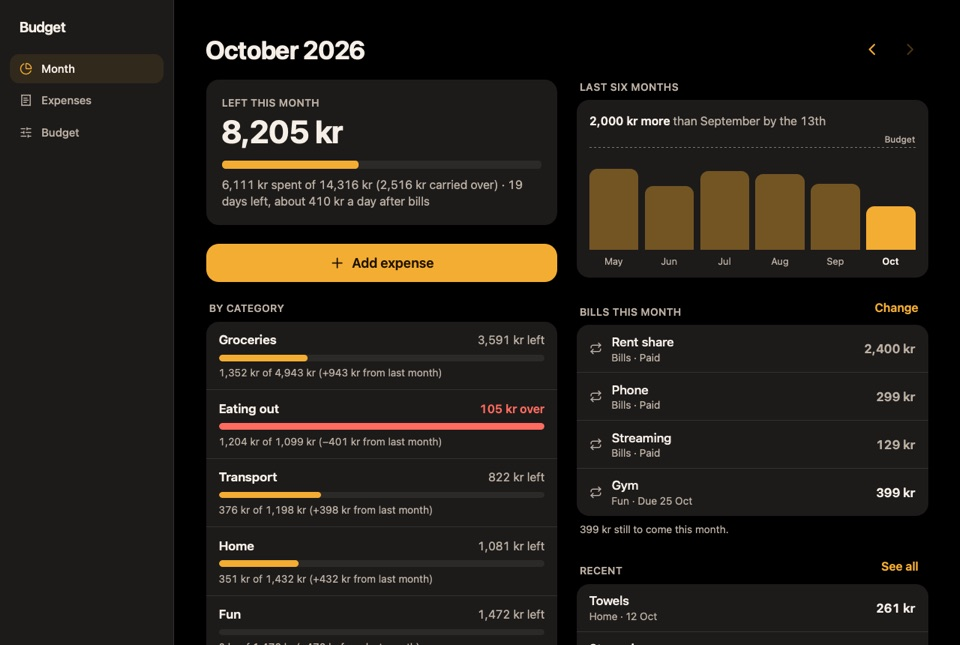
#> input picture Pane/Resources/Templates/template-app-budget-log-dark.jpg, 960 x 645 px
$ python recolor-desk.py ../Pane/Resources/Templates/template-app-budget-log-dark.jpg ../Pane/Resources/Templates/template-app-budget-log-light.jpg
#> lines starting #> are read from the running program, lines starting #| are printed output that depends on the picture; after the words box and inside, x2 and y2 are one past the last pixel; in counts of white or black regions, pixels touching at a corner belong together
#!/usr/bin/env python3
# The home page study's desk (web/public/home-d/desk.webp): the paper-cut desk from the email art
# (amber-emails-art/out/share-a.png) with its orange table and floor turned warm cream, so the headline leads.
# uv run --with pillow --with numpy scripts/recolor-desk.py <share-a.png> <out.png>, then cwebp -q 82.
import sys, numpy as np
from PIL import Image, ImageFilter
src, out = sys.argv[1], sys.argv[2]
im = np.asarray(Image.open(src).convert("RGB")).astype(np.float32)
r, g, b = im[..., 0], im[..., 1], im[..., 2]
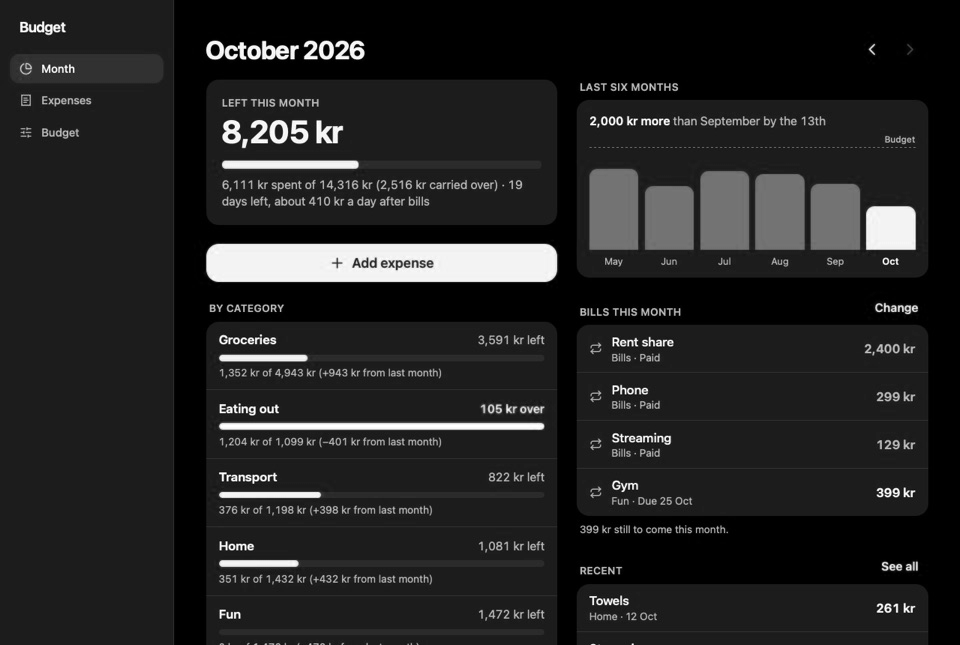
#> r: shape (645, 960) float32; min 0, max 255, mean 34.7
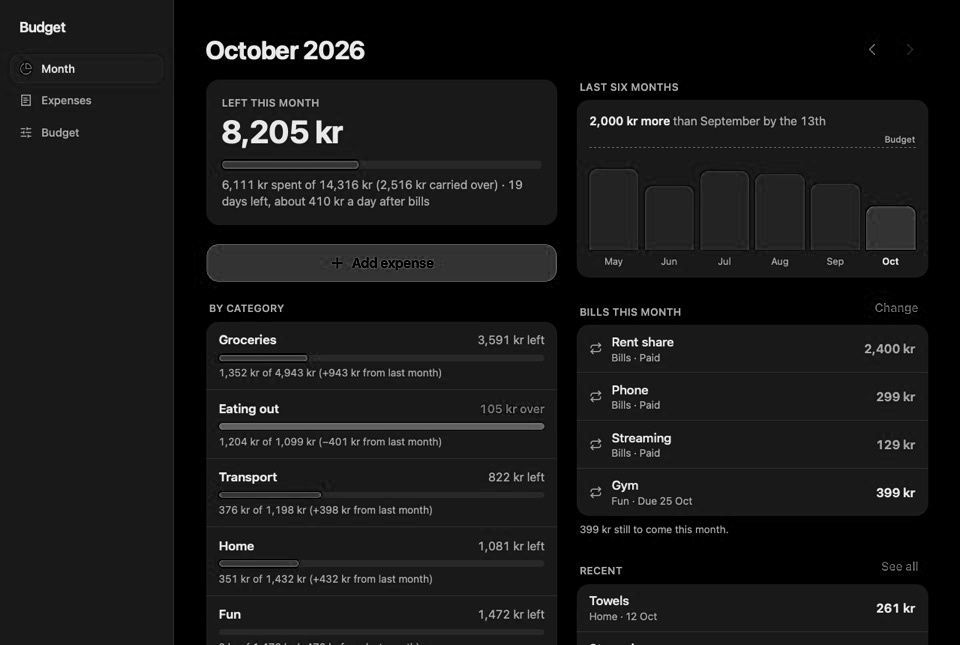
#> b: shape (645, 960) float32; min 0, max 253, mean 23.7
# The ground: strongly orange-red (r high, g mid, b low) and saturated.
mx = im.max(-1); mn = im.min(-1); sat = (mx - mn) / np.maximum(mx, 1)
#> after `sat = (mx - mn) / np.maximum(mx, 1)`:
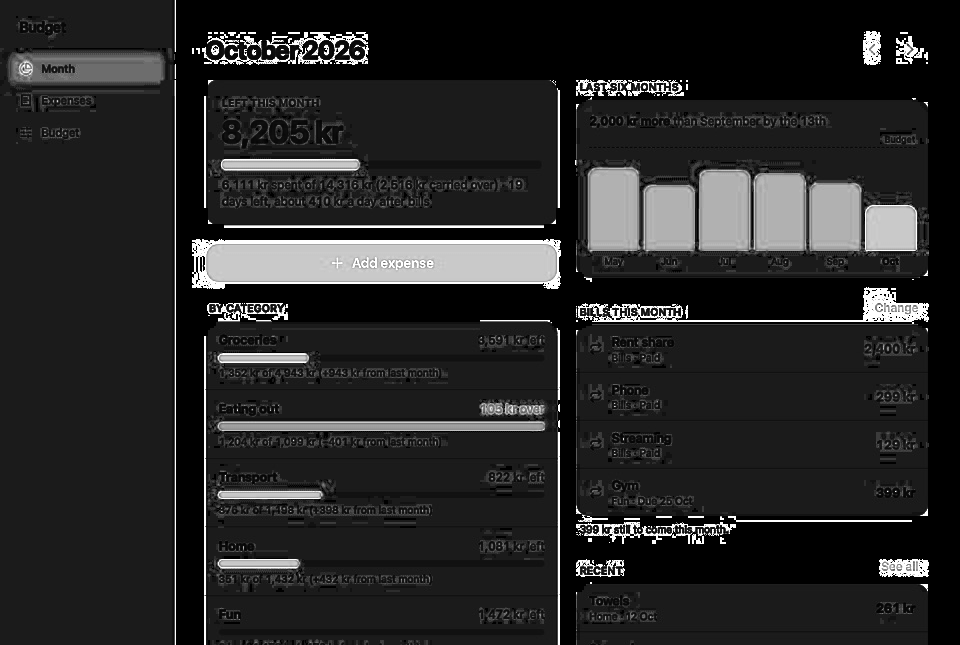
#> sat: shape (645, 960) float32; min 0, max 1, mean 0.152
gr = g / np.maximum(r, 1); br = b / np.maximum(r, 1)
hue_ok = (gr > 0.28) & (gr < 0.5) & (br < 0.4) & (r > 125)
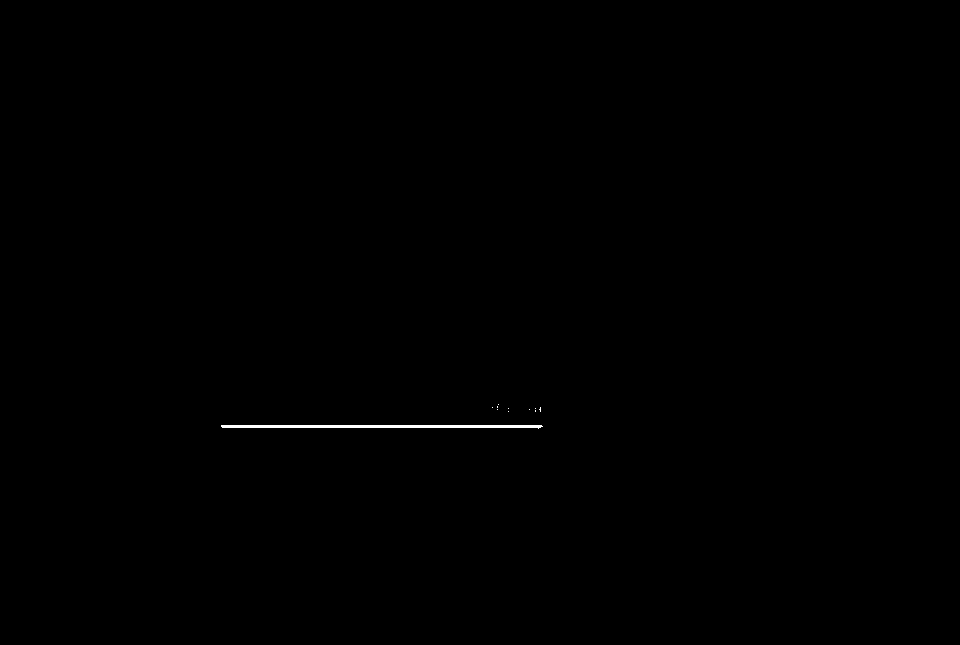
#> hue_ok: shape (645, 960) bool; 0.16% white; 11 white regions (10 under 20 px), largest, box (x1, y1, x2, y2) and area: (221, 425, 543, 429) 963
mask = (hue_ok & (sat > 0.4)).astype(np.float32)
# Close the mask: the ground's paper grain has lighter flecks the colour test misses.
closed = Image.fromarray((mask * 255).astype(np.uint8)).filter(ImageFilter.MaxFilter(7)).filter(ImageFilter.MinFilter(7))
#> closed: PIL image 960x645 L; 0.16% white; 5 white regions (3 under 20 px), largest, box (x1, y1, x2, y2) and area: (221, 425, 543, 429) 963, (529, 407, 541, 412) 31
m = np.asarray(closed.filter(ImageFilter.GaussianBlur(1.5))).astype(np.float32) / 255
lum = 0.299 * r + 0.587 * g + 0.114 * b
ref = np.median(lum[mask > 0.5])
#> ref = 149.3
shade = np.clip(lum / ref, 0.6, 1.2)[..., None]   # the table edge's shadow and the paper grain
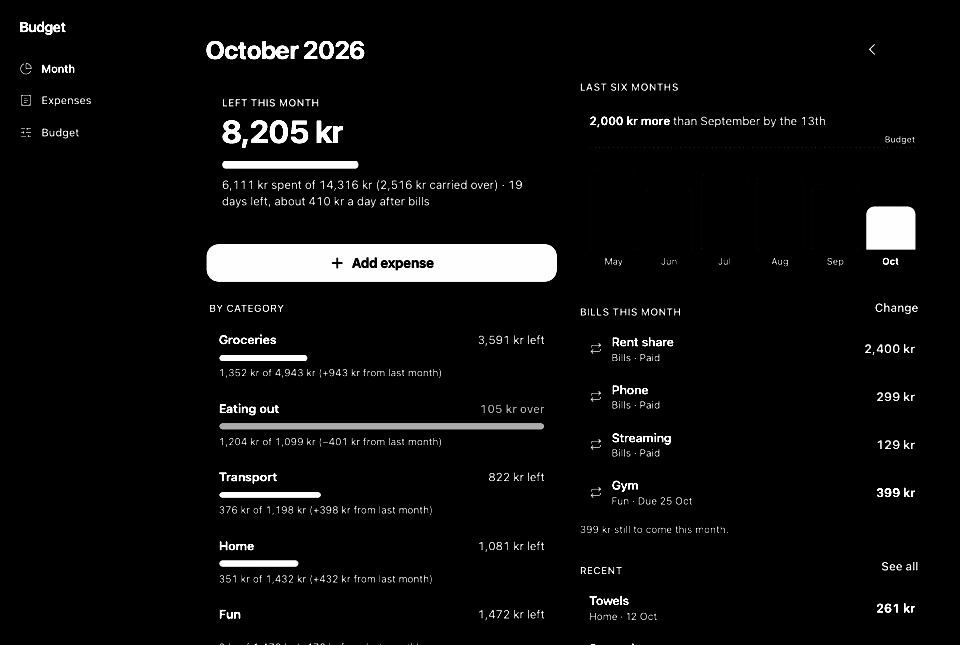
#> shade: shape (645, 960, 1) float32; min 0.6, max 1.2, mean 0.629; drawn with min black and max white
table = np.array([247, 226, 199], np.float32)    # warm cream, a step deeper than the page (#fff4e6)
new = np.clip(table * (0.55 + 0.45 * shade), 0, 255)
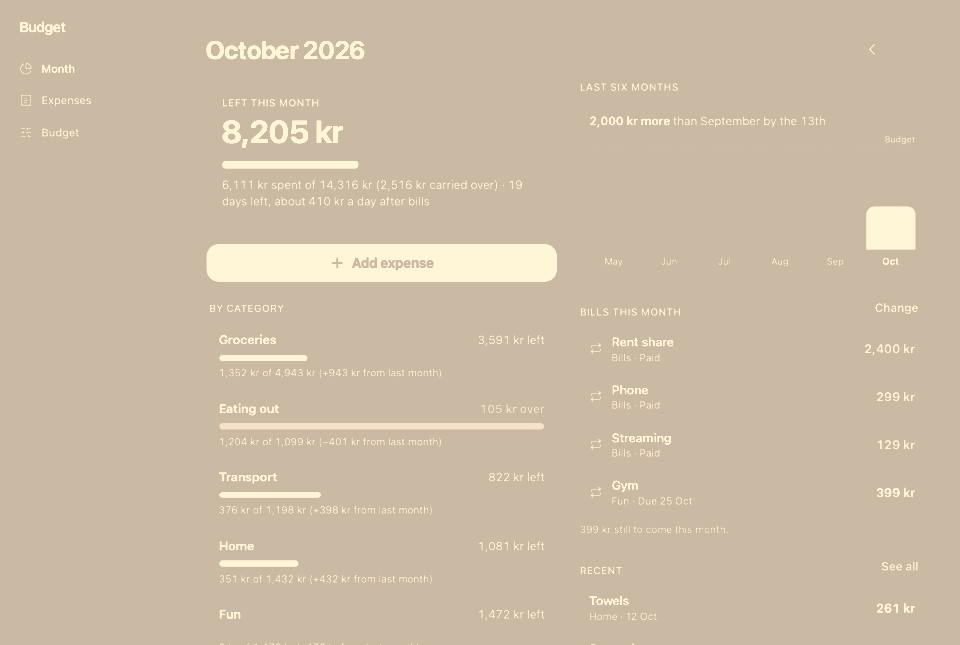
#> new: shape (645, 960, 3) float32; mean of channels 0, 1, 2 204.4, 187.5, 165; drawn as R, G, B
res = im * (1 - m[..., None]) + new * m[..., None]
Image.fromarray(res.astype(np.uint8)).save(out)
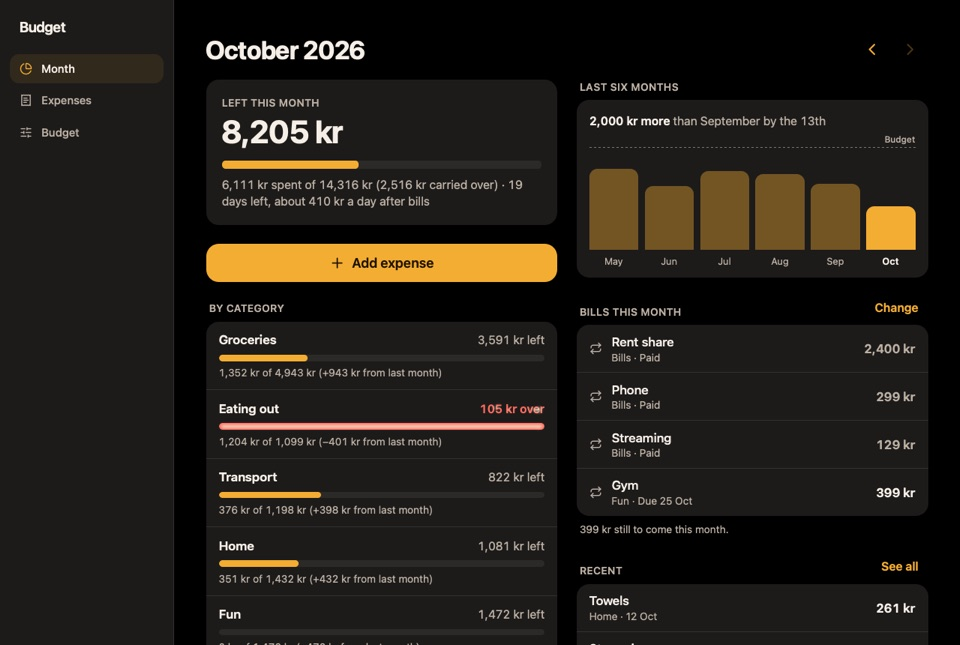
#> saved as template-app-budget-log-light.jpg: PIL image 960x645 RGB; mean R, G, B 34.7, 30.3, 23.8

$ run again, on Pane/Resources/Templates/template-app-habit-tracker-dark.jpg
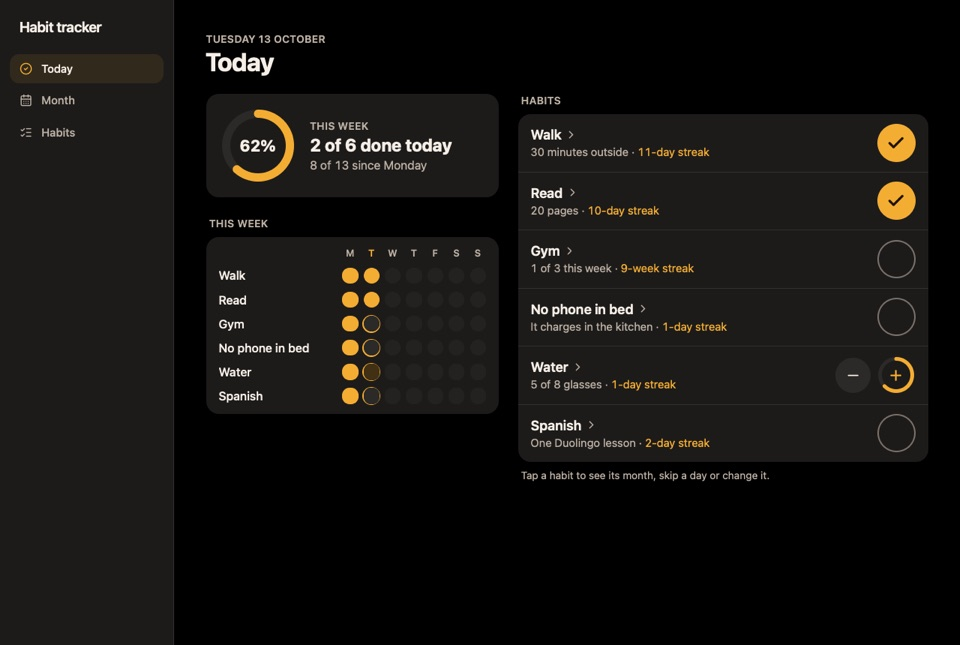
#> input picture Pane/Resources/Templates/template-app-habit-tracker-dark.jpg, 960 x 645 px
#> `sat = (mx - mn) / np.maximum(mx, 1)`:
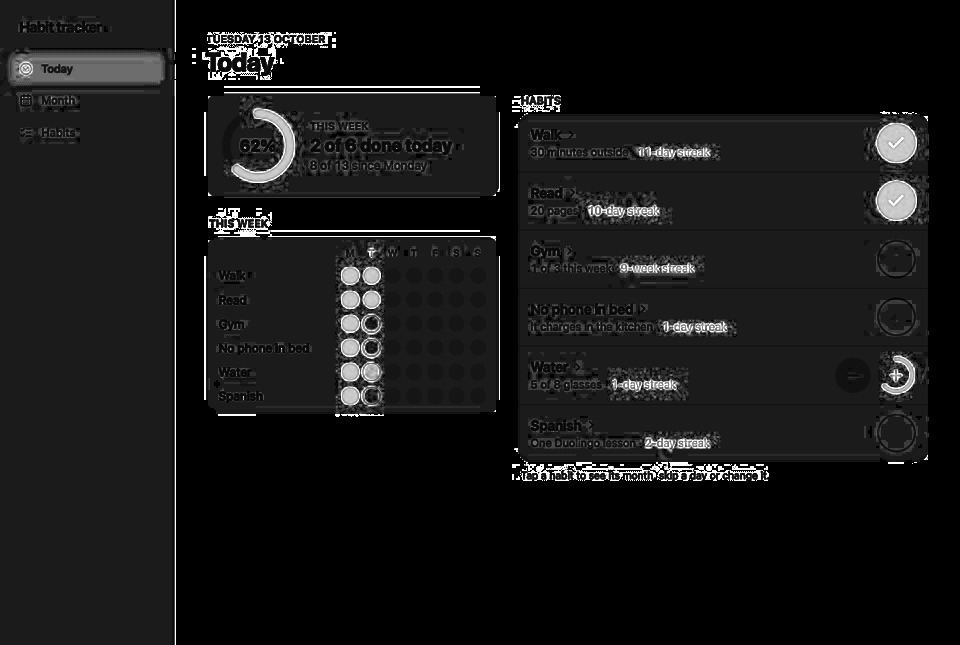
#> sat: shape (645, 960) float32; min 0, max 1, mean 0.0895
#> `br = b / np.maximum(r, 1)`:
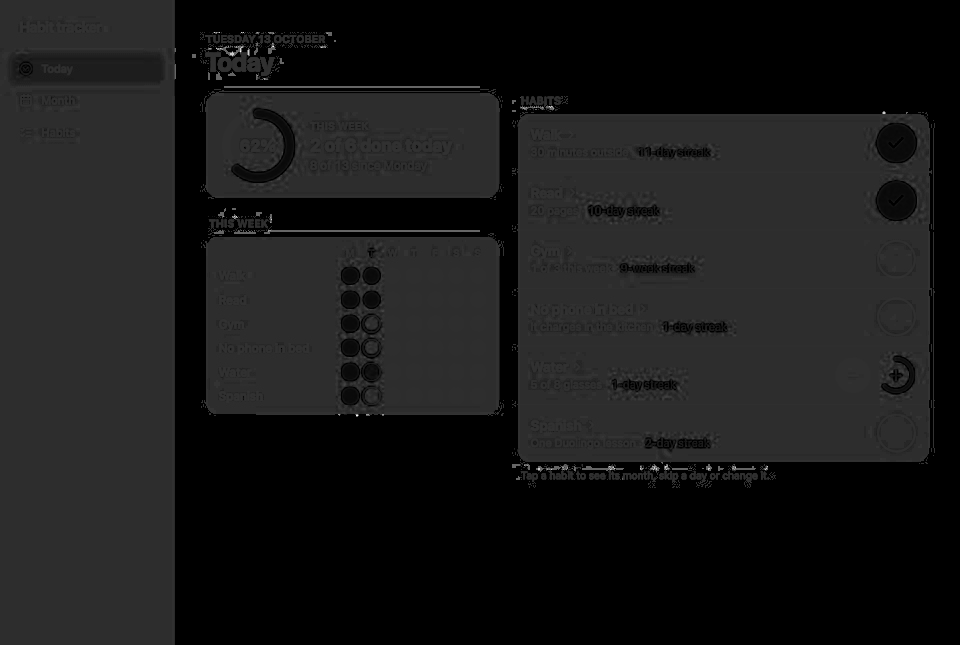
#> br: shape (645, 960) float32; min 0, max 5, mean 0.489; drawn with min black and max white
#> hue_ok: shape (645, 960) bool; every value is 0
#> mask: shape (645, 960) float32; every value is 0
#> ref = nan
#> shade: shape (645, 960, 1) float32; every value is NaN or infinite
#> new: shape (645, 960, 3) float32; every value is NaN or infinite

$ run again, on Pane/Resources/Templates/template-app-study-flashcards-dark.jpg
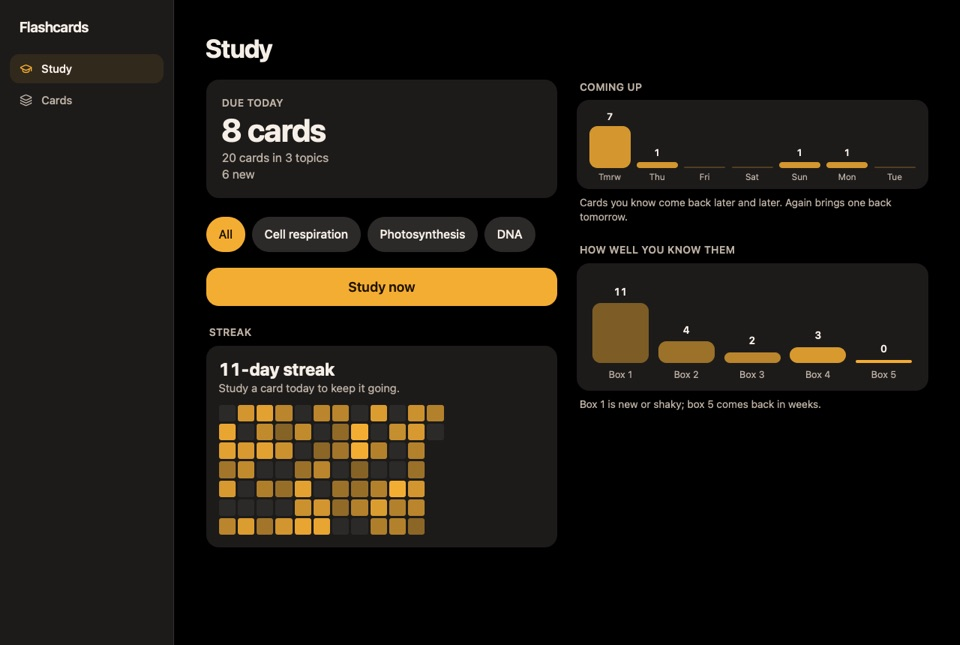
#> input picture Pane/Resources/Templates/template-app-study-flashcards-dark.jpg, 960 x 645 px
#> `sat = (mx - mn) / np.maximum(mx, 1)`:
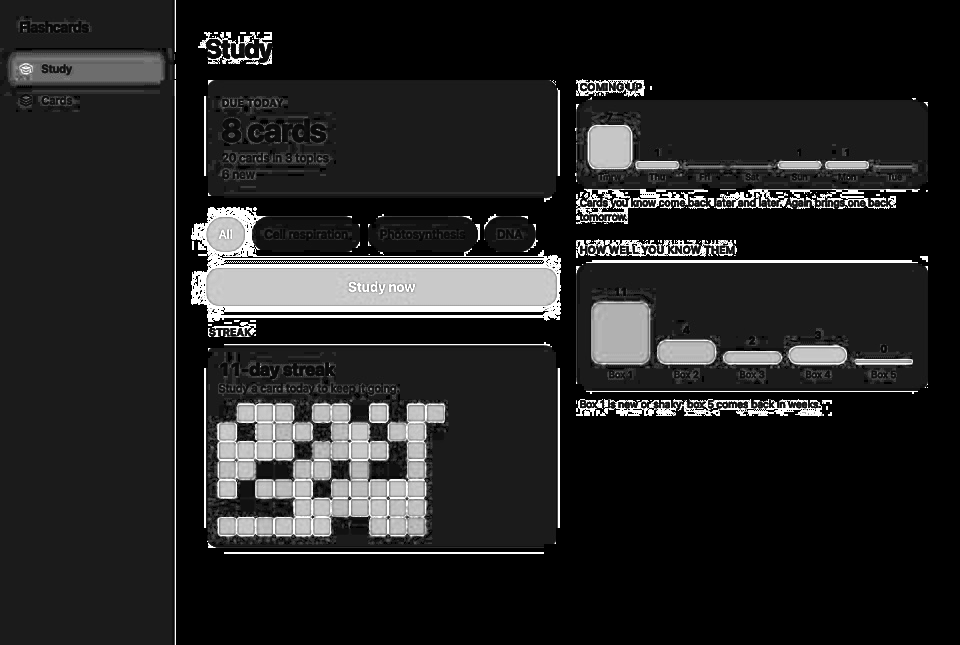
#> sat: shape (645, 960) float32; min 0, max 1, mean 0.141
#> `br = b / np.maximum(r, 1)`:
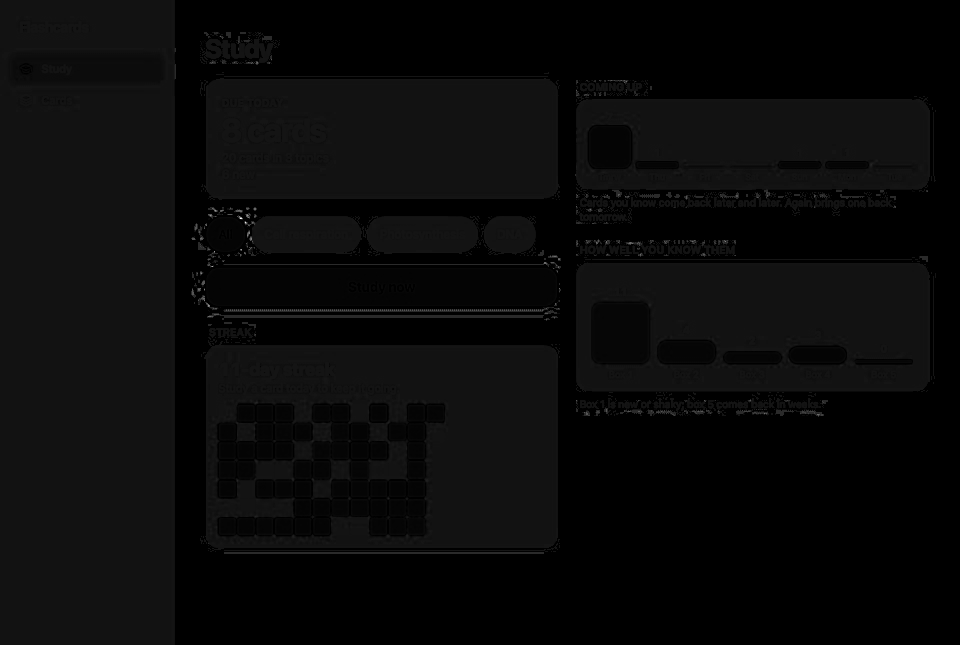
#> br: shape (645, 960) float32; min 0, max 12, mean 0.457; drawn with min black and max white
#> hue_ok: shape (645, 960) bool; every value is 0
#> mask: shape (645, 960) float32; every value is 0
#> ref = nan
#> shade: shape (645, 960, 1) float32; every value is NaN or infinite
#> new: shape (645, 960, 3) float32; every value is NaN or infinite
